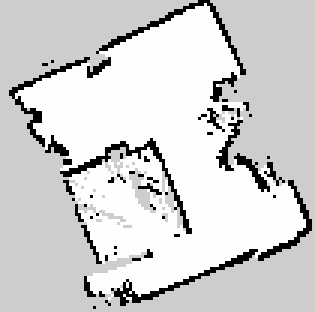
#> input picture rawData/Map19_12.pgm, 105 x 104 px, found by its file name (shown 3 times larger)
$ jupyter execute preprocessData.ipynb
#> lines starting #> are read from the running program, lines starting #| are printed output that depends on the picture; after the words box and inside, x2 and y2 are one past the last pixel; in counts of white or black regions, pixels touching at a corner belong together
[cell 1]
#! import all necessary lib
from PIL import Image
import numpy as np
import csv

# CONVERT MAP RECEIVE TO BINARY MATRIX

[cell 2]
image = Image.open("../rawData/Map19_12.pgm")
#> image is the input picture: PIL image 105x104 L; min 0, max 254, mean 209.3
image.save("../map/Map19_12.png")

[cell 3]
#! convert map image to matrix binary


image_path = "../map/Map19_12.png"
image = Image.open(image_path).convert("RGB")
#> image: PIL image 105x104 RGB

image_arr = np.array(image)

def convertToMatrix(image_arr):
    matrix = np.zeros((image_arr.shape[0], image_arr.shape[1]), dtype=int)

    #! map white pixels to 255
    whiteMask = (image_arr == [255,255,255]).all(axis=-1) | (image_arr == [254,254,254]).all(axis = -1)
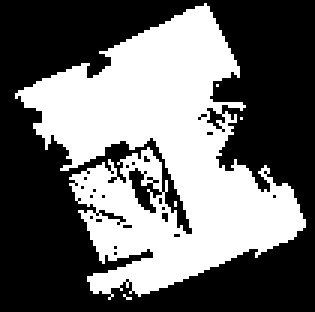
#> whiteMask: shape (104, 105) bool (shown 3 times larger); 42.1% white; 5 white regions (4 under 20 px), largest, box (x1, y1, x2, y2) and area: (5, 1, 102, 100) 4585
    matrix[whiteMask] = 1

    return matrix

matrix = convertToMatrix(image_arr)
outputCsvFile ="../shortestPathResult/dataCSV/map1912.csv"

with open(outputCsvFile, mode="w", newline="") as file:
    writer = csv.writer(file)
    writer.writerows(matrix)
print(f"matrix have saved in path: {outputCsvFile}")
